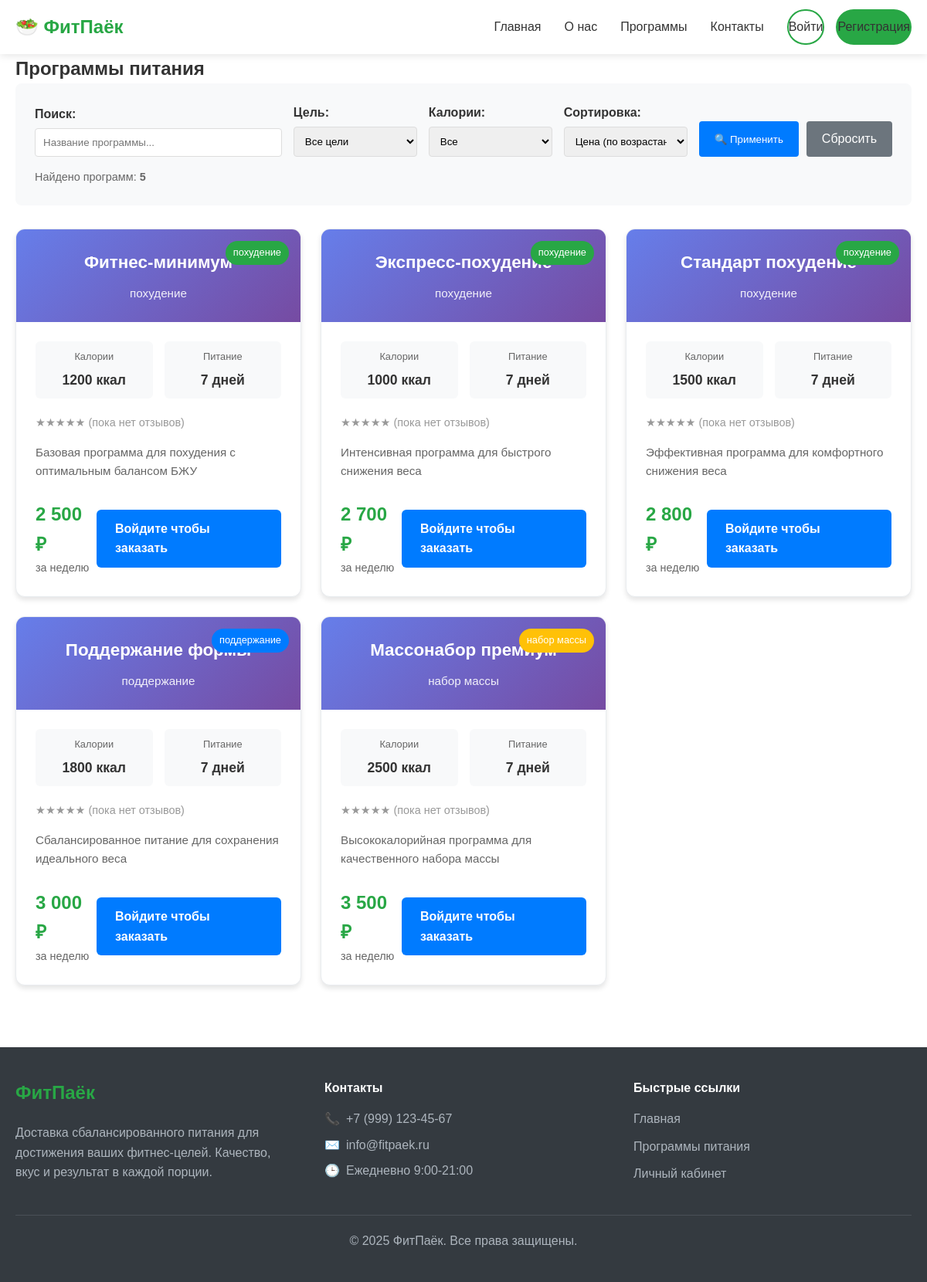
Screenshot of /catalog.php with the database file from the repository.
### tables this page shows
CREATE TABLE `meal_plans` (
  `id` int NOT NULL,
  `title` varchar(255) NOT NULL,
  `description` text,
  `calories` int NOT NULL,
  `goal_id` int DEFAULT NULL,
  `price` decimal(10,2) NOT NULL,
  `image_url` varchar(500) DEFAULT NULL,
  `is_active` tinyint(1) DEFAULT '1',
  `created_at` timestamp NULL DEFAULT CURRENT_TIMESTAMP,
  `updated_at` timestamp NULL DEFAULT CURRENT_TIMESTAMP ON UPDATE CURRENT_TIMESTAMP,
  `average_rating` decimal(3,2) DEFAULT '0.00',
  `reviews_count` int DEFAULT '0'
);

CREATE TABLE `nutrition_goals` (
  `id` int NOT NULL,
  `name` varchar(50) NOT NULL,
  `description` text,
  `created_at` timestamp NULL DEFAULT CURRENT_TIMESTAMP
);

### config.php (called while the page is built, shortened)
<?php
function getMealPlanRating($meal_plan_id) {
    global $pdo;
    $stmt = $pdo->prepare("SELECT average_rating, reviews_count FROM meal_plans WHERE id = ?");
    $stmt->execute([$meal_plan_id]);
    return $stmt->fetch();
}
function e($text) {
    return htmlspecialchars($text, ENT_QUOTES, 'UTF-8');
}
?>

### catalog.php (the view, shortened to what this page needs)
<?php
require_once 'config.php';
$sort = $_GET['sort'] ?? 'price_asc';
$search = $_GET['search'] ?? '';
$sql = "SELECT mp.*, ng.name as goal_name FROM meal_plans mp LEFT JOIN nutrition_goals ng ON mp.goal_id = ng.id WHERE mp.is_active = TRUE";
$params = [];
switch ($sort) {
    default:
        $sql .= " ORDER BY mp.price ASC";
        break;
}
$stmt = $pdo->prepare($sql);
$stmt->execute($params);
$meal_plans = $stmt->fetchAll();
$total_plans = count($meal_plans);
?>
<?php include 'includes/header.php'; ?>
<div style="max-width: 1200px; margin: 0 auto; padding: 0 20px;">
    <h2>Программы питания</h2>
    <div style="background: #f8f9fa; padding: 25px; border-radius: 8px; margin-bottom: 30px;">
        <form method="GET" style="display: grid; grid-template-columns: 2fr 1fr 1fr 1fr auto; gap: 15px; align-items: end;">
            <div>
                <label style="display: block; margin-bottom: 5px; font-weight: bold;">Поиск:</label>
                <input type="text" name="search" value="<?php echo e($search); ?>"
                       placeholder="Название программы..."
                       style="width: 100%; padding: 10px; border: 1px solid #ddd; border-radius: 4px;">
            </div>
            <div>
                <label style="display: block; margin-bottom: 5px; font-weight: bold;">Цель:</label>
                <select name="goal" style="width: 100%; padding: 10px; border: 1px solid #ddd; border-radius: 4px;">
                    <option value="">Все цели</option>
                </select>
            </div>
            <div>
                <label style="display: block; margin-bottom: 5px; font-weight: bold;">Калории:</label>
                <select name="calories" style="width: 100%; padding: 10px; border: 1px solid #ddd; border-radius: 4px;">
                    <option value="">Все</option>
                </select>
            </div>
            <div>
                <label style="display: block; margin-bottom: 5px; font-weight: bold;">Сортировка:</label>
                <select name="sort" style="width: 100%; padding: 10px; border: 1px solid #ddd; border-radius: 4px;">
                    <option value="price_asc" <?php echo ($sort === 'price_asc') ? 'selected' : ''; ?>>Цена (по возрастанию)</option>
                </select>
            </div>
            <div style="display: flex; gap: 10px;">
                <button type="submit" style="
                    background: #007bff;
                    color: white;
                    padding: 10px 20px;
                    border: none;
                    border-radius: 4px;
                    cursor: pointer;
                    font-weight: 500;
                ">
                    🔍 Применить
                </button>
                <a href="catalog.php" style="
                    background: #6c757d;
                    color: white;
                    padding: 10px 20px;
                    text-decoration: none;
                    border-radius: 4px;
                    display: inline-flex;
                    align-items: center;
                ">
                    Сбросить
                </a>
            </div>
        </form>
        <div style="margin-top: 15px; color: #666; font-size: 0.9rem;">
            Найдено программ: <strong><?php echo $total_plans; ?></strong>
        </div>
    </div>
    <?php if (empty($meal_plans)): ?>
        <div style="text-align: center; padding: 60px; color: #666;">
            <h3>Программы не найдены</h3>
            <p>Попробуйте изменить параметры поиска или сбросить фильтры</p>
            <a href="catalog.php" style="
                background: #007bff;
                color: white;
                padding: 10px 20px;
                text-decoration: none;
                border-radius: 4px;
                display: inline-block;
                margin-top: 15px;
            ">
                Сбросить фильтры
            </a>
        </div>
    <?php else: ?>
        <div style="display: grid; grid-template-columns: repeat(auto-fill, minmax(350px, 1fr)); gap: 25px;">
            <?php foreach ($meal_plans as $plan): ?>
            <div style="
                border: 1px solid #e9ecef;
                border-radius: 12px;
                overflow: hidden;
                background: white;
                box-shadow: 0 4px 6px rgba(0,0,0,0.1);
                transition: all 0.3s ease;
                position: relative;
            " onmouseover="this.style.transform='translateY(-5px)'; this.style.boxShadow='0 8px 15px rgba(0,0,0,0.15)'"
               onmouseout="this.style.transform='translateY(0)'; this.style.boxShadow='0 4px 6px rgba(0,0,0,0.1)'">
                <div style="
                    position: absolute;
                    top: 15px;
                    right: 15px;
                    background: <?php
                        if ($plan['goal_name'] === 'похудение') echo '#28a745';
                        elseif ($plan['goal_name'] === 'поддержание') echo '#007bff';
                        else echo '#ffc107';
                    ?>;
                    color: white;
                    padding: 5px 10px;
                    border-radius: 20px;
                    font-size: 0.8rem;
                    font-weight: 500;
                    z-index: 2;
                ">
                    <?php echo e($plan['goal_name']); ?>
                </div>
                <div style="
                    background: linear-gradient(135deg, #667eea 0%, #764ba2 100%);
                    color: white;
                    padding: 25px;
                    text-align: center;
                    position: relative;
                ">
                    <h3 style="margin: 0 0 10px 0; font-size: 1.4rem; font-weight: 600;"><?php echo e($plan['title']); ?></h3>
                    <div style="opacity: 0.9; font-size: 0.95rem;"><?php echo e($plan['goal_name']); ?></div>
                </div>
                <div style="padding: 25px;">
                    <div style="display: grid; grid-template-columns: 1fr 1fr; gap: 15px; margin-bottom: 20px;">
                        <div style="text-align: center; padding: 10px; background: #f8f9fa; border-radius: 6px;">
                            <div style="font-size: 0.8rem; color: #666; margin-bottom: 5px;">Калории</div>
                            <div style="font-size: 1.1rem; font-weight: bold; color: #333;">
                                <?php echo $plan['calories']; ?> ккал
                            </div>
                        </div>
                        <div style="text-align: center; padding: 10px; background: #f8f9fa; border-radius: 6px;">
                            <div style="font-size: 0.8rem; color: #666; margin-bottom: 5px;">Питание</div>
                            <div style="font-size: 1.1rem; font-weight: bold; color: #333;">7 дней</div>
                        </div>
                    </div>
                    <div style="margin-bottom: 15px;">
                        <?php
                        $rating_info = getMealPlanRating($plan['id']);
                        if ($rating_info && $rating_info['reviews_count'] > 0):
                        ?>
                            <div style="display: flex; align-items: center; gap: 8px; font-size: 0.9rem;">
                                <div style="color: #ffc107; font-weight: bold;">
                                    <?php echo str_repeat('★', round($rating_info['average_rating'])) . str_repeat('☆', 5 - round($rating_info['average_rating'])); ?>
                                </div>
                                <div style="color: #666;">
                                    <?php echo number_format($rating_info['average_rating'], 1); ?> (<?php echo $rating_info['reviews_count']; ?>)
                                </div>
                            </div>
                        <?php else: ?>
                            <div style="color: #999; font-size: 0.9rem;">
                                ★★★★★ (пока нет отзывов)
                            </div>
                        <?php endif; ?>
                    </div>
                    <p style="color: #666; line-height: 1.6; margin-bottom: 25px; font-size: 0.95rem;">
                        <?php echo e($plan['description']); ?>
                    </p>
                    <div style="display: flex; justify-content: space-between; align-items: center;">
                        <div>
                            <div style="font-size: 1.5rem; font-weight: bold; color: #28a745;">
                                <?php echo number_format($plan['price'], 0, ',', ' '); ?> ₽
                            </div>
                            <div style="color: #666; font-size: 0.9rem;">
                                за неделю
                            </div>
                        </div>
                        <?php if (isset($_SESSION['user_id'])): ?>
                            <button onclick="addToCart(<?php echo $plan['id']; ?>)"
                                    style="
                                        background: #28a745;
                                        color: white;
                                        padding: 12px 24px;
                                        border: none;
                                        border-radius: 6px;
                                        cursor: pointer;
                                        font-weight: 600;
                                        transition: background 0.3s ease;
                                    " onmouseover="this.style.background='#218838'" onmouseout="this.style.background='#28a745'">
                                🛒 В корзину
                            </button>
                        <?php else: ?>
                            <a href="auth.php" style="
                                background: #007bff;
                                color: white;
                                padding: 12px 24px;
                                text-decoration: none;
                                border-radius: 6px;
                                font-weight: 600;
                                transition: background 0.3s ease;
                                display: inline-block;
                            " onmouseover="this.style.background='#0056b3'" onmouseout="this.style.background='#007bff'">
                                Войдите чтобы заказать
                            </a>
                        <?php endif; ?>
                    </div>
                </div>
            </div>
            <?php endforeach; ?>
        </div>
    <?php endif; ?>
</div>
<?php include 'includes/footer.php'; ?>

### rows the page displays
meal_plans: goal.name "похудение", title "Фитнес-минимум", calories "1200", reviews_count "★★★★★ (пока нет отзывов)", description "Базовая программа для похудения с оптимальным балансом БЖУ", price "2 500"
meal_plans: goal.name "похудение", title "Экспресс-похудение", calories "1000", reviews_count "★★★★★ (пока нет отзывов)", description "Интенсивная программа для быстрого снижения веса", price "2 700"
meal_plans: goal.name "похудение", title "Стандарт похудение", calories "1500", reviews_count "★★★★★ (пока нет отзывов)", description "Эффективная программа для комфортного снижения веса", price "2 800"
meal_plans: goal.name "поддержание", title "Поддержание формы", calories "1800", reviews_count "★★★★★ (пока нет отзывов)", description "Сбалансированное питание для сохранения идеального веса", price "3 000"
meal_plans: goal.name "набор массы", title "Массонабор премиум", calories "2500", reviews_count "★★★★★ (пока нет отзывов)", description "Высококалорийная программа для качественного набора массы", price "3 500"

### other values shown
$total_plans "5"
